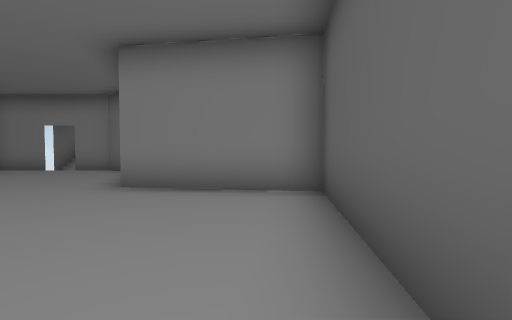
[1] (above)

13 first-person views from a walk through a scene from a Unity 3-D project. The camera is 1.3 m above the floor, tilts 2° down and sees 90° across. Doors are open. The floor is counted in squares, 2 m on a side. Each view is taken from the middle of a square. On the plan, view 1 faces up. The plan holds only what a view shows up to about 9 squares ahead; the rest is blank. The place goes on beyond the plan.

[2]
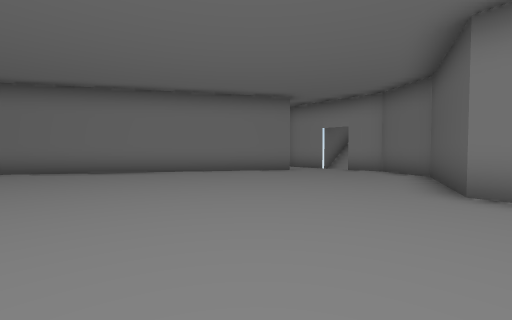

[3]
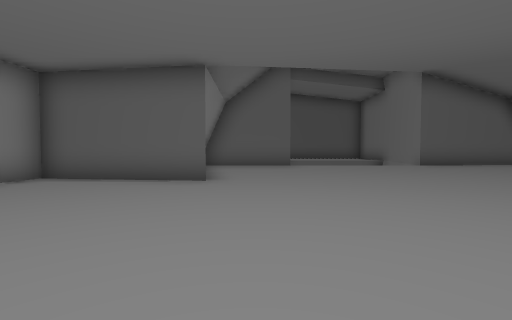

[4]
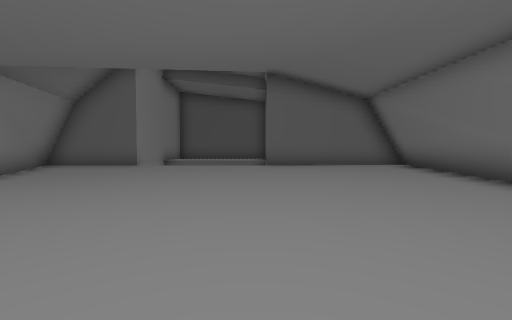

[5]
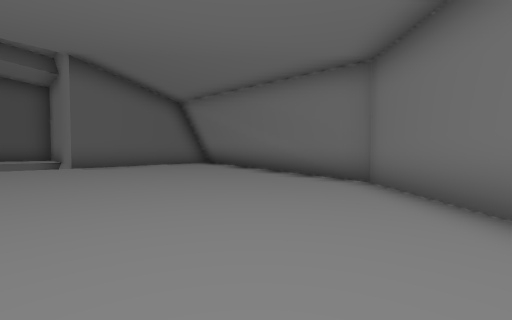

[6]
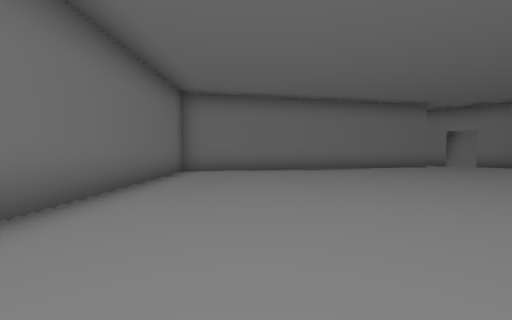

[7]
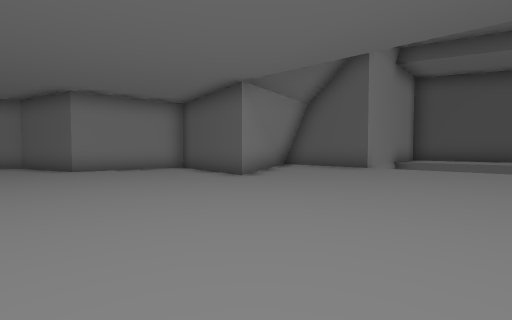

[8]
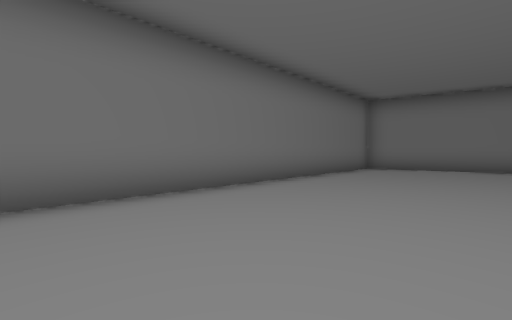

[9]
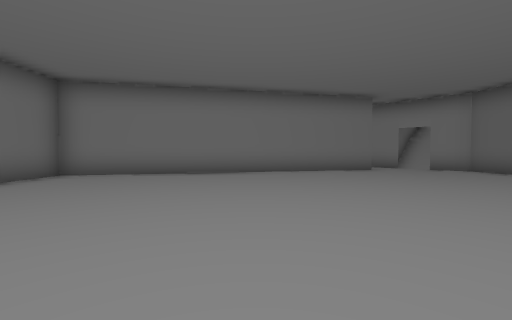

[10]
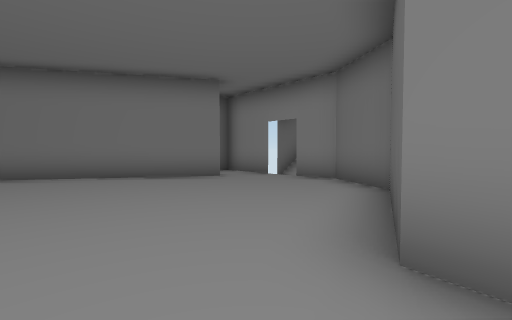

[11]
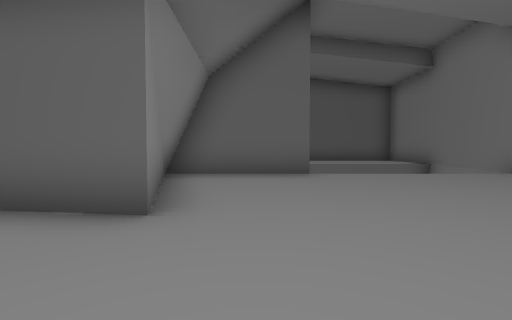

[12]
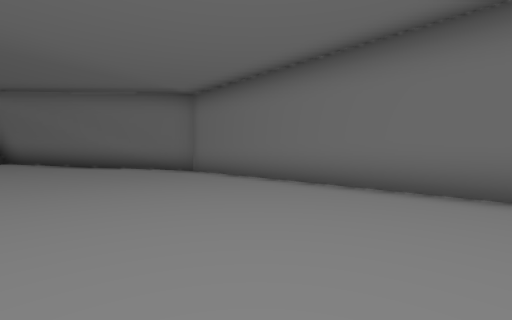

[13]
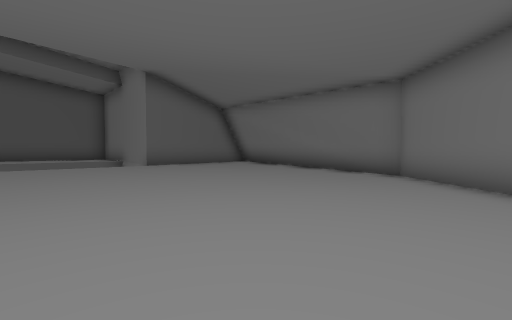

### Floor plan
Key: @ floor where view 1 was taken; # wall or solid block; x gap in a wall; . main floor; : floor 0.25 m higher than the main floor; / step, stairs or slope; D open door; = window, fence, low wall or low ledge; v drop or lower ground.
Columns run from 13 left of view 1 to 6 right of it. Each row starts with its distance up from view 1.
  9     ##DD##
  8     #....##
  7     ##....#
  6     ##....##
  5    ##......####
  4    #..........#
  3   ##..........#
  2   #...........#
  1  #............####
  0 ##...........@.::#
 -1 #............../:#
 -2  #.............::xv#
 -3   #............::  v
 -4    #..........:::  v
 -5     #.........:::  v
 -6      #........:::vvv
 -7       #......::::###
 -8        #.....::::#
 -9         #....::::#
-10          #...::::#
-11           ##=#####

Positions as (right, up) in squares from view 1, and headings:
1: (0, 0), facing up
2: (-2, 0), facing up-left
3: (-5, -1), facing right
4: (-5, -6), facing right
5: (-5, -5), facing down-right
6: (-5, -5), facing up-left
7: (-4, -5), facing up-right
8: (-3, -5), facing left
9: (-4, -2), facing up-left
10: (-2, 3), facing up-left
11: (-2, -1), facing right
12: (-5, -2), facing down
13: (-5, -3), facing down-right
